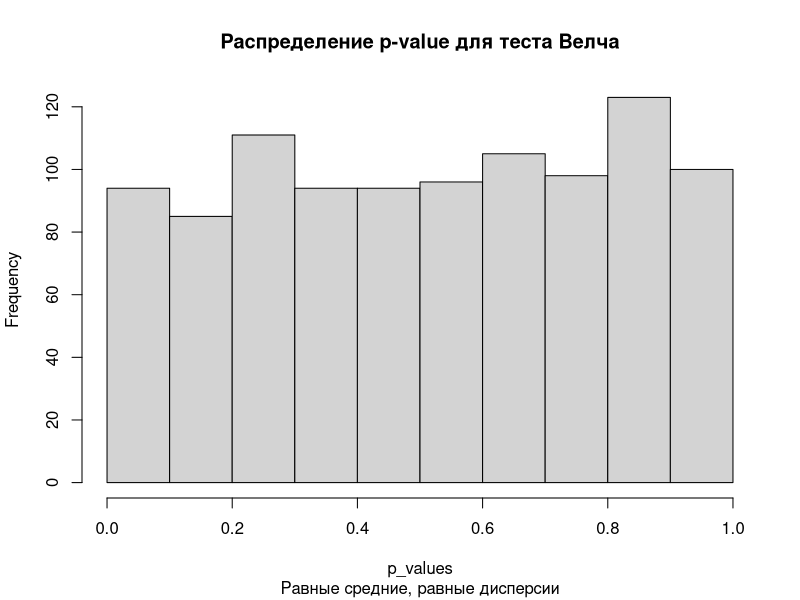
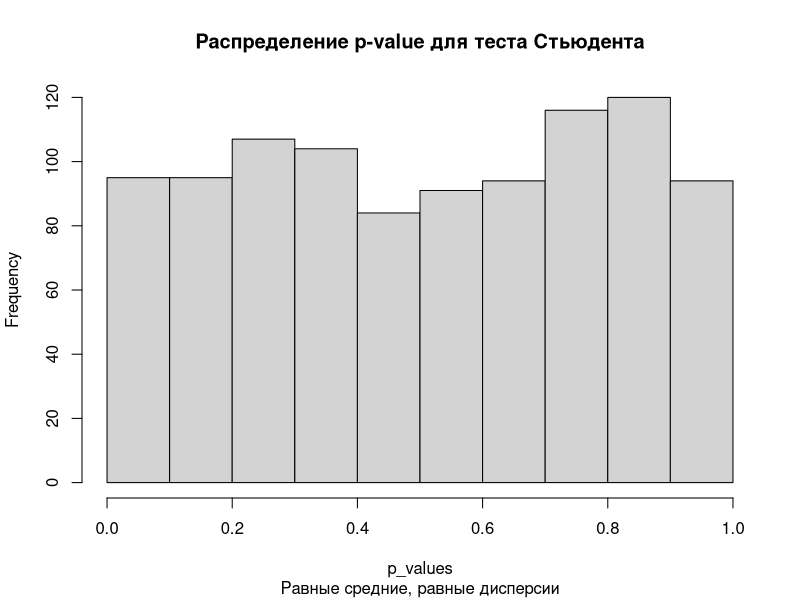
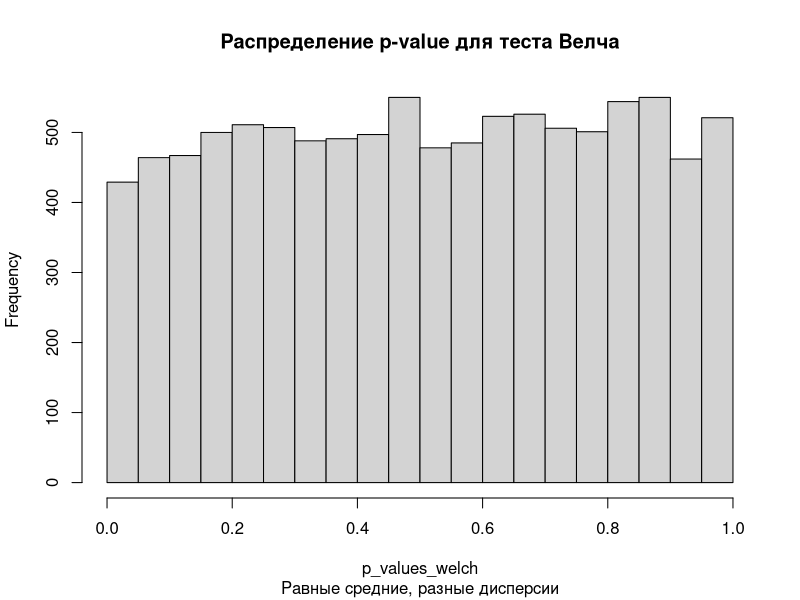
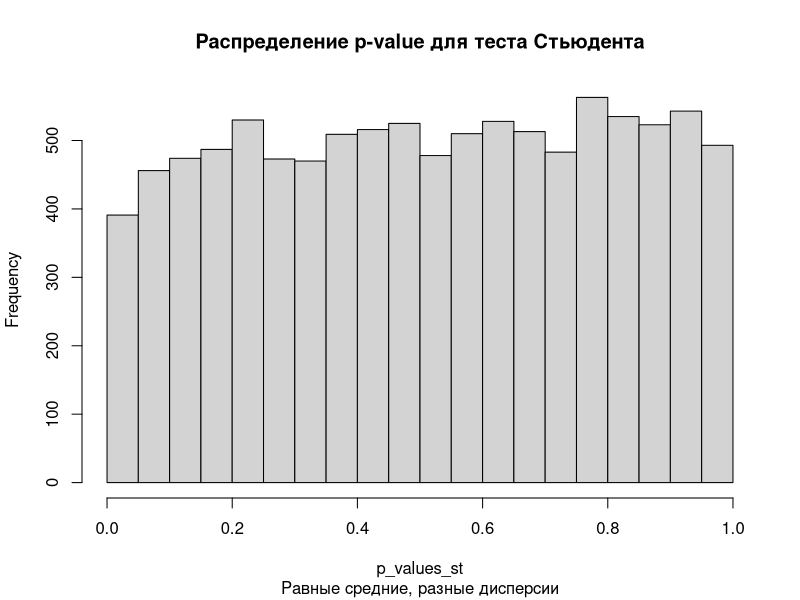
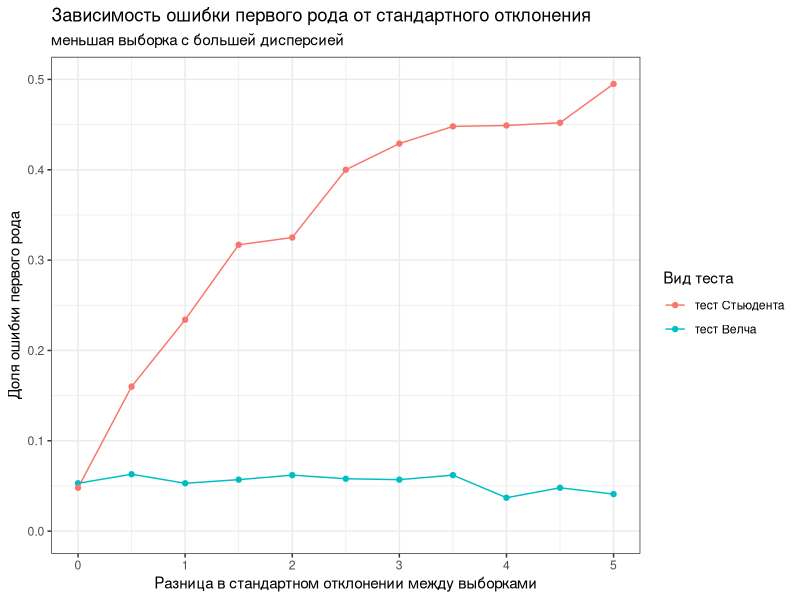

Recreate these plots in R, in order. (Note: a time limit stopped this script after it produced the figures.)
## ---- chunk 1
t.test(rnorm(100, mean = 0, sd = 1), rnorm(100, mean = 0, sd = 1), var.equal = TRUE)
## ---- chunk 2
#| message: false
library(tidyverse) # загрузим тайдиверс
## ---- chunk 3
population <- rnorm(100000, mean = 0.2, sd = 1) # создание генеральной совокупности
p_values <- replicate(1000, t.test(population %>% 
                              sample(size = 10000, replace = FALSE), 
                            population %>% 
                              sample(size = 10000, replace = FALSE))$p.value)
hist(p_values, main = 'Распределение p-value для теста Велча',
     sub = 'Равные средние, равные дисперсии')
mean(p_values < 0.05) # доля p-value, которые оказались меньше 0.05 (прокрасились) 
## ---- chunk 4
p_values <- replicate(1000, t.test(population %>% 
                              sample(size = 10000, replace = FALSE), 
                            population %>% 
                              sample(size = 10000, replace = FALSE), 
                            var.equal = TRUE)$p.value)
hist(p_values, main = 'Распределение p-value для теста Стьюдента',
     sub = 'Равные средние, равные дисперсии')
mean(p_values < 0.05) # доля p-value, которые оказались меньше 0.05 (прокрасились)
## ---- chunk 5
#| cache: true
population1 <- rnorm(100000, mean = 0.2, sd = 1) # создание первой генеральной совокупности
population2 <- rnorm(100000, mean = 0.2, sd = 2) # создание второй генеральной совокупности
# проведение теста
p_values_welch <- replicate(10000, t.test(population1 %>% 
                                      sample(size = 10000, replace = FALSE), 
                                    population2 %>% 
                                      sample(size = 10000, replace = FALSE))$p.value)
hist(p_values_welch, main = 'Распределение p-value для теста Велча',
     sub = 'Равные средние, разные дисперсии')

mean(p_values_welch < 0.05)

## ---- chunk 6
#| cache: true
# проведение теста
p_values_st <- replicate(10000, t.test(population1 %>% 
                                      sample(size = 10000, replace = FALSE), 
                                    population2 %>% 
                                      sample(size = 10000, replace = FALSE), 
                                    var.equal = TRUE)$p.value)
hist(p_values_st, main = 'Распределение p-value для теста Стьюдента',
     sub = 'Равные средние, разные дисперсии')
mean(p_values_st < 0.05)
## ---- chunk 7
#| cache: true
# Тест Велча
mean(replicate(10000, t.test(population1 %>% 
                               sample(size = 7000, replace = FALSE), 
                             population2 %>% 
                               sample(size = 3000, replace = FALSE))$p.value) < 0.05)
# Тест Стьюдента
mean(replicate(10000, t.test(population1 %>% 
                               sample(size = 7000, replace = FALSE), 
                             population2 %>% 
                               sample(size = 3000, replace = FALSE), 
                             var.equal = TRUE)$p.value) < 0.05)
## ---- chunk 8
#| cache: true
# тест Велча
mean(replicate(10000, t.test(population1 %>% 
                               sample(size = 9000, replace = FALSE), 
                             population2 %>% 
                               sample(size = 1000, replace = FALSE))$p.value) < 0.05) 
# тест Стьюдента
mean(replicate(10000, t.test(population1 %>% 
                               sample(size = 9000, replace = FALSE), 
                             population2 %>% 
                               sample(size = 1000, replace = FALSE), 
                             var.equal = TRUE)$p.value) < 0.05)
## ---- chunk 9
#| cache: true
#| code-fold: true
var_size <- seq(0, 5, 0.5)
calculate_mean_error_1st_type <- function(x, var.equal) {
  mean(replicate(1000, 
                 t.test(rnorm(9000, 0.2, 1), 
                        rnorm(1000, 0.2, 1+x), 
                        var.equal = var.equal)$p.value) < 0.05)
}
welch_error_1st_type <- map_dbl(var_size, ~calculate_mean_error_1st_type(., FALSE))
students_error_1st_type <- map_dbl(var_size, ~calculate_mean_error_1st_type(., TRUE))

data.frame(var_size, welch_error_1st_type, students_error_1st_type) %>% 
  pivot_longer(cols = c(welch_error_1st_type, students_error_1st_type), 
               names_to = 'type', values_to = 'error_1st_type') %>% 
  ggplot(aes(var_size, error_1st_type))+
  geom_point(aes(color = type))+
  geom_line(aes(color = type))+
  scale_x_continuous(name = 'Разница в стандартном отклонении между выборками')+
  scale_color_discrete(name = 'Вид теста', labels = c('тест Стьюдента', 'тест Велча'))+
  scale_y_continuous(name = 'Доля ошибки первого рода', limits = c(0, 0.5))+
  ggtitle('Зависимость ошибки первого рода от стандартного отклонения', subtitle = 'меньшая выборка с большей дисперсией')+
  theme_bw()

## ---- chunk 10
#| cache: true
#| code-fold: true
var_size <- seq(0, 5, 0.5)
calculate_mean_error_1st_type <- function(x, var.equal) {
  mean(replicate(1000, 
                 t.test(rnorm(1000, 0.2, 1), 
                        rnorm(9000, 0.2, 1+x), 
                        var.equal = var.equal)$p.value) < 0.05)
}
welch_error_1st_type <- map_dbl(var_size, ~calculate_mean_error_1st_type(., FALSE))
students_error_1st_type <- map_dbl(var_size, ~calculate_mean_error_1st_type(., TRUE))

data.frame(var_size, welch_error_1st_type, students_error_1st_type) %>% 
  pivot_longer(cols = c(welch_error_1st_type, students_error_1st_type), 
               names_to = 'type', values_to = 'error_1st_type') %>% 
  ggplot(aes(var_size, error_1st_type))+
  geom_point(aes(color = type))+
  geom_line(aes(color = type))+
  scale_x_continuous(name = 'Разница в стандартном отклонении между выборками')+
  scale_color_discrete(name = 'Вид теста', labels = c('тест Стьюдента', 'тест Велча'))+
  scale_y_continuous(name = 'Доля ошибки первого рода', limits = c(0, 0.5))+
  ggtitle('Зависимость ошибки первого рода от стандартного отклонения', subtitle = 'большая выборка с большей дисперсией')+
  theme_bw()
## ---- chunk 11
#| cache: true
#| code-fold: true
var_size <- seq(0, 5, 0.5)
calculate_mean_error_1st_type <- function(x, var.equal) {
  mean(replicate(1000, t.test(rnorm(1000, 0.2, 1), rnorm(1000, 0.2, 1+x), var.equal = var.equal)$p.value) < 0.05)
}
welch_error_1st_type <- map_dbl(var_size, ~calculate_mean_error_1st_type(., FALSE))
students_error_1st_type <- map_dbl(var_size, ~calculate_mean_error_1st_type(., TRUE))

data.frame(var_size, welch_error_1st_type, students_error_1st_type) %>% 
  pivot_longer(cols = c(welch_error_1st_type, students_error_1st_type), 
               names_to = 'type', values_to = 'error_1st_type') %>% 
  ggplot(aes(var_size, error_1st_type))+
  geom_point(aes(color = type))+
  geom_line(aes(color = type))+
  scale_x_continuous(name = 'Разница в стандартном отклонении между выборками')+
  scale_color_discrete(name = 'Вид теста', labels = c('тест Стьюдента', 'тест Велча'))+
  scale_y_continuous(name = 'Доля ошибки первого рода', limits = c(0, 0.5))+
  ggtitle('Зависимость ошибки первого рода от стандартного отклонения', 
          subtitle = 'для теста Стьюдента и теста Велча для равных выборок')+
  theme_bw()
## ---- chunk 12
#| cache: true
mean(replicate(1000, wilcox.test(population1 %>% 
                               sample(size = 9000, replace = FALSE), 
                             population2 %>% 
                               sample(size = 1000, replace = FALSE))$p.value) < 0.05)
## ---- chunk 13
#| cache: true
pop1 <- rnorm(100000, mean = 0.2, sd = 1)
pop2 <- rnorm(100000, mean = 0.3, sd = 1)
summary(pop1)
summary(pop2)
## ---- chunk 14
#| cache: true
#| warning: false
#| code-fold: true
data.frame(sample1 = pop1 %>% sample(10000, replace = FALSE), 
           sample2 = pop2 %>% sample(10000, replace = FALSE)) %>% 
  rownames_to_column(var = 'id') %>% 
  pivot_longer(cols = c(sample1, sample2)) %>% 
  ggplot(aes(value, fill = name))+
  geom_density(alpha = 0.5)+
  facet_wrap(~name, nrow = 2)+
  stat_summary(aes(xintercept = ..x.., y = 0), 
               fun = mean, geom = "vline", orientation = "y", alpha = 0.8, linetype="dashed")+
  theme_bw()
## ---- chunk 15
#| cache: true
p_value <- replicate(10000, t.test(pop1 %>% 
                               sample(10000, replace = FALSE), 
                             pop2 %>% 
                               sample(10000, replace = FALSE))$p.value)
hist(p_value)
mean(p_value < 0.05)
## ---- chunk 16
#| cache: true
p_value <- replicate(10000, t.test(pop1 %>% 
                               sample(10000, replace = FALSE), 
                             pop2 %>% 
                               sample(10000, replace = FALSE), 
                            var.equal = TRUE)$p.value)
hist(p_value)
mean(p_value < 0.05)
## ---- chunk 17
#| cache: true
pop1 <- rnorm(100000, 0.2, 1) # создание генеральной совокупности
pop2 <- rnorm(100000, 0.3, 3) # создание генеральной совокупности
mean(replicate(10000, t.test(pop1 %>% 
                               sample(10000, replace = FALSE), 
                             pop2 %>% 
                               sample(10000, replace = FALSE))$p.value) < 0.05)
## ---- chunk 18
#| cache: true
mean(replicate(10000, t.test(pop1 %>% 
                               sample(10000, replace = FALSE), 
                             pop2 %>% 
                               sample(10000, replace = FALSE),
                             var.equal = TRUE)$p.value) < 0.05)
## ---- chunk 19
#| cache: true
pop1 <- rnorm(100000, 0.2, 1)
pop2 <- rnorm(100000, 0.3, 2)
summary(pop1)
summary(pop2)
# тест Велча
mean(replicate(10000, t.test(pop1 %>% 
                               sample(3000, replace = FALSE), 
                             pop2 %>% 
                               sample(7000, replace = FALSE))$p.value) < 0.05)
## ---- chunk 20
#| cache: true
# тест Стьюдента
mean(replicate(10000, t.test(pop1 %>% 
                               sample(3000, replace = FALSE), 
                             pop2 %>% 
                               sample(7000, replace = FALSE),
                             var.equal = TRUE)$p.value) < 0.05)
## ---- chunk 21
# тест Велча
mean(replicate(10000, t.test(pop1 %>% 
                               sample(7000, replace = FALSE), 
                             pop2 %>% 
                               sample(3000, replace = FALSE))$p.value) < 0.05)
## ---- chunk 22
# тест Стьюдента
mean(replicate(10000, t.test(pop1 %>% 
                               sample(7000, replace = FALSE), 
                             pop2 %>% 
                               sample(3000, replace = FALSE),
                             var.equal = TRUE)$p.value) < 0.05)
